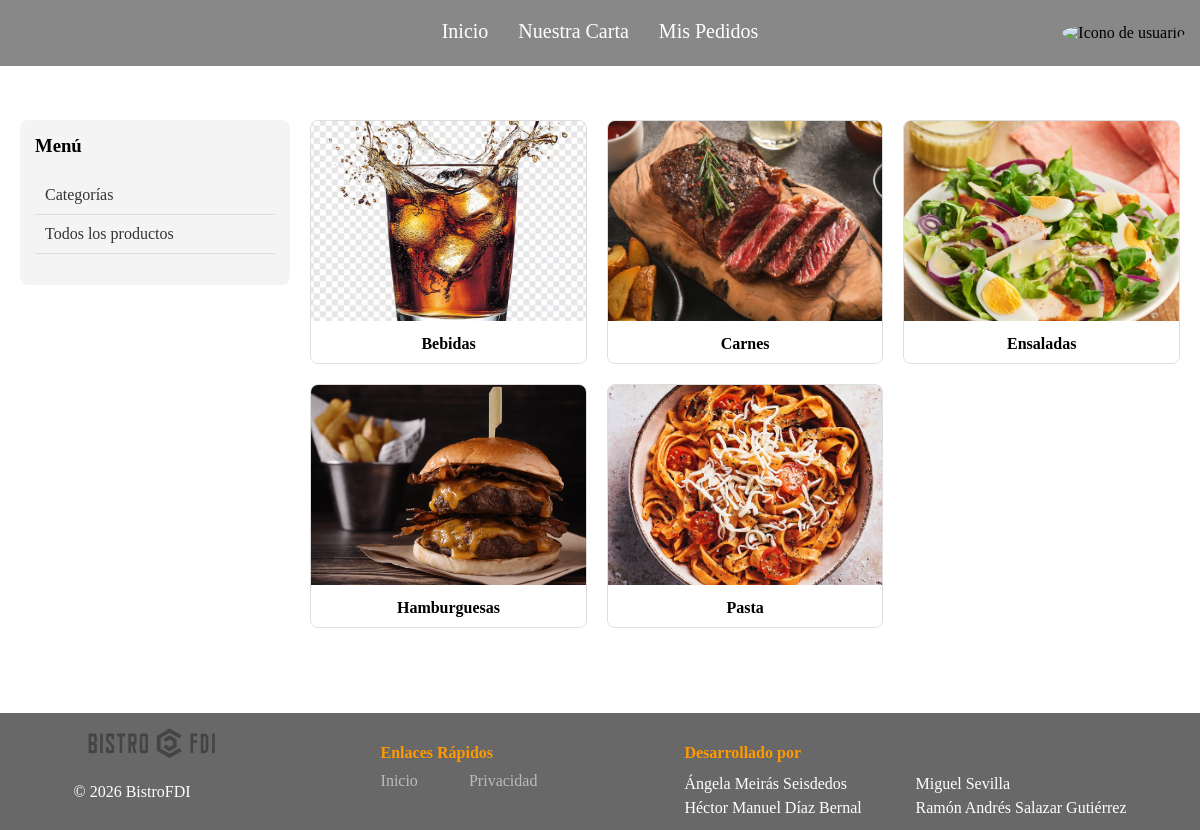
The page /practica3/includes/vistas/categorias/categorias_cliente.php?tipo=llevar (signed in) on the database its author committed.
### tables this page shows
CREATE TABLE `categorias` (
  `id` int(11) NOT NULL,
  `nombre` varchar(100) NOT NULL,
  `descripcion` text DEFAULT NULL,
  `imagen` varchar(255) DEFAULT 'default_cat.png',
  `activa` tinyint(1) DEFAULT 1
);

### practica3/includes/clases/SA/CategoriaSA.php (called while the page is built, shortened)
<?php
class CategoriaSA {
    private $dao;
    public function __construct($db_connection) {
        $this->dao = new CategoriaDAO($db_connection);
    }
    public function obtenerTodas() {
        return $this->dao->listarTodas();
    }
}

### practica3/includes/clases/DAO/CategoriaDAO.php (called while the page is built, shortened)
<?php
class CategoriaDAO {
    private $db;
    public function __construct($db_connection) {
        $this->db = $db_connection;
    }
    public function listarTodas() {
        $query = "SELECT * FROM categorias ORDER BY nombre ASC";
        $res = mysqli_query($this->db, $query);
        $categorias = [];
        while ($row = mysqli_fetch_assoc($res)) {
            $imagen = isset($row['imagen']) && !empty($row['imagen']) ? $row['imagen'] : 'categoria_default.png';
            $categorias[] = new Categoria(
                $row['id'],
                $row['nombre'],
                $row['descripcion'],
                $imagen
            );
        }
        return $categorias;
    }
}

### practica3/includes/clases/DTO/Categoria.php (called while the page is built, shortened)
<?php
class Categoria {
    private $id;
    private $nombre;
    private $imagen;
    public function __construct($id, $nombre, $descripcion, $imagen = 'default_cat.png') {
        $this->id = $id;
        $this->nombre = $nombre;
        $this->imagen = $imagen;
    }
    public function getId() { return $this->id; }
    public function getNombre() { return $this->nombre; }
    public function getImagen() { return $this->imagen; }
}

### practica3/includes/vistas/categorias/categorias_cliente.php (the view, shortened to what this page needs)
<?php
require_once '../../config.php';
$catSA = new CategoriaSA($db_connection);
$categorias = $catSA->obtenerTodas();
$htmlCategorias = "";
foreach ($categorias as $cat) {
    $nombre = htmlspecialchars($cat->getNombre());
    $id = $cat->getId();
    $imagen = RAIZ_APP . "/img/categorias/" . ($cat->getImagen() ?: 'categoria_default.png');
    $tipo = (isset($_GET['tipo'])?"&tipo=".$_GET['tipo']:"");
    $htmlCategorias .= <<<EOF
        <a href="../productos/productos_cliente.php?id_categoria=$id$tipo" class="tarjeta-item">
            <img src="$imagen" alt="$nombre">
            <h4>$nombre</h4>
        </a>
EOF;
}
$tipo = (isset($_GET['tipo'])?"?tipo=".$_GET['tipo']:"");
$contenidoPrincipal = <<<EOF
<div class="contenedor-pedido">
    <aside class="menu-lateral">
        <h3>Menú</h3>
        <ul>
            <li><a href="categorias_cliente.php$tipo">Categorías</a></li>
            <li><a href="../productos/productos_cliente.php$tipo">Todos los productos</a></li>
        </ul>
    </aside>
    <section class="cuadricula-objetos">
        $htmlCategorias
    </section>
</div>
EOF;
require("../comun/plantilla.php");

### practica3/css/movil.css (style rules this page uses)
* { box-sizing: border-box; }
body { margin: 0; display: flex; flex-direction: column; min-height: 100vh; max-width: 100% !important; overflow-x: hidden; padding-top: 60px; }
.contenedor-pedido { display: flex; flex-direction: column; padding: 10px; }
.menu-lateral { width: 100%; margin-bottom: 20px; background: #f4f4f4; padding: 15px; border-radius: 8px; height: fit-content; }
.menu-lateral h3 { margin-top: 0; }
.menu-lateral ul { list-style: none; padding: 0; }
.menu-lateral ul li a { display: block; padding: 10px; text-decoration: none; color: #333; border-bottom: 1px solid #ddd; }
.cuadricula-objetos { display: grid; grid-template-columns: 1fr; gap: 10px; flex-grow: 1; }
.tarjeta-item { background: white; border: 1px solid #ddd; border-radius: 8px; overflow: hidden; text-align: center; text-decoration: none; color: inherit; }
.tarjeta-item img { width: 100%; height: 200px; object-fit: cover; }
.tarjeta-item h4 { padding: 10px; margin: 0; background: #fff; }

### practica3/css/tablet.css (style rules this page uses)
body { margin: 0; display: flex; flex-direction: column; min-height: 100vh; padding-top: 30px; }
.cuadricula-objetos { grid-template-columns: repeat(2, 1fr); }
.contenedor-pedido { display: flex; flex-direction: row; gap: 15px; padding: 20px; }
.menu-lateral { width: 200px; background: #f4f4f4; padding: 15px; border-radius: 8px; height: fit-content; }
.menu-lateral h3 { margin-top: 0; }
.menu-lateral ul { list-style: none; padding: 0; }
.menu-lateral ul li a { display: block; padding: 10px; text-decoration: none; color: #333; border-bottom: 1px solid #ddd; }
.cuadricula-objetos { display: grid; grid-template-columns: repeat(2, 1fr); gap: 15px; flex-grow: 1; }
.tarjeta-item { background: white; border: 1px solid #ddd; border-radius: 8px; overflow: hidden; text-align: center; text-decoration: none; color: inherit; }
.tarjeta-item img { width: 100%; height: 200px; object-fit: cover; }
.tarjeta-item h4 { padding: 10px; margin: 0; background: #fff; }

### practica3/css/pc.css (style rules this page uses)
body { margin: 0; display: flex; flex-direction: column; min-height: 100vh; padding-top: 30px; }
.contenedor-pedido { display: flex; gap: 20px; padding: 20px; }
.menu-lateral { width: 250px; background: #f4f4f4; padding: 15px; border-radius: 8px; height: fit-content; }
.menu-lateral h3 { margin-top: 0; }
.menu-lateral ul { list-style: none; padding: 0; }
.menu-lateral ul li a { display: block; padding: 10px; text-decoration: none; color: #333; border-bottom: 1px solid #ddd; }
.cuadricula-objetos { display: grid; grid-template-columns: repeat(3, 1fr); gap: 20px; flex-grow: 1; }
.tarjeta-item { background: white; border: 1px solid #ddd; border-radius: 8px; overflow: hidden; text-align: center; text-decoration: none; color: inherit; }
.tarjeta-item img { width: 100%; height: 200px; object-fit: cover; }
.tarjeta-item h4 { padding: 10px; margin: 0; background: #fff; }

### rows shown on the page
categorias: imagen (picture), nombre "Bebidas"
categorias: imagen (picture), nombre "Carnes"
categorias: imagen (picture), nombre "Ensaladas"
categorias: imagen (picture), nombre "Hamburguesas"
categorias: imagen (picture), nombre "Pasta"
